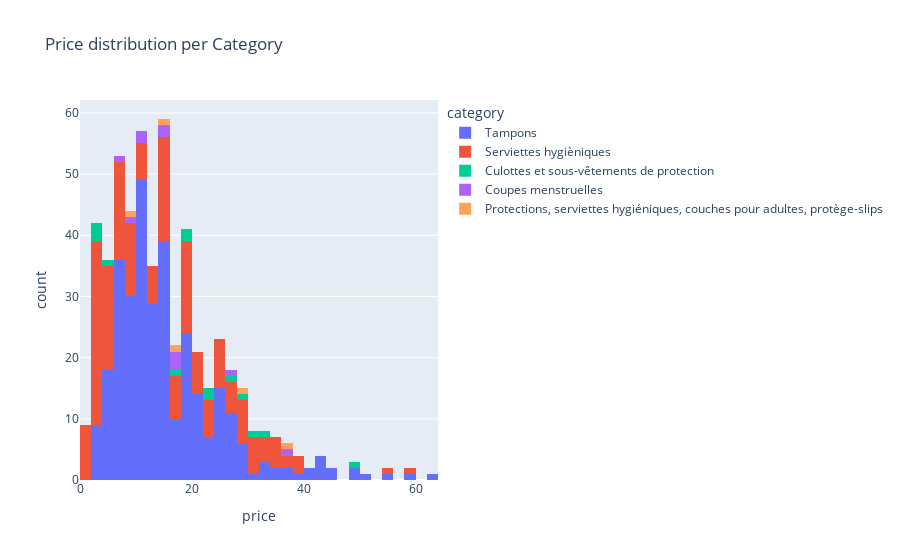

The notebook cell saved with this chart:
### Code cell
fig3 = px.histogram(
    products_right_cats,
    x="price",
    color="category",
    title="Price distribution per Category",
    hover_data=["unities"],
)
fig3.show()

### Figure 1 — Plotly figure (JSON) as saved in the notebook; plotly's stock layout.template omitted (floating-point values rounded to 4 significant figures; data arrays with more than 128 entries replaced by an {"elided": "..."} marker saying what was removed)
{"data": [{"alignmentgroup": "True", "bingroup": "x", "hovertemplate": "category=Tampons<br>price=%{x}<br>count=%{y}<extra></extra>", "legendgroup": "Tampons", "marker": {"color": "#636efa", "pattern": {"shape": ""}}, "name": "Tampons", "offsetgroup": "Tampons", "orientation": "v", "showlegend": true, "type": "histogram", "x": {"elided": "330 float values"}, "xaxis": "x", "yaxis": "y"}, {"alignmentgroup": "True", "bingroup": "x", "hovertemplate": "category=Serviettes hygièniques<br>price=%{x}<br>count=%{y}<extra></extra>", "legendgroup": "Serviettes hygièniques", "marker": {"color": "#EF553B", "pattern": {"shape": ""}}, "name": "Serviettes hygièniques", "offsetgroup": "Serviettes hygièniques", "orientation": "v", "showlegend": true, "type": "histogram", "x": {"elided": "201 float values"}, "xaxis": "x", "yaxis": "y"}, {"alignmentgroup": "True", "bingroup": "x", "hovertemplate": "category=Culottes et sous-vêtements de protection<br>price=%{x}<br>count=%{y}<extra></extra>", "legendgroup": "Culottes et sous-vêtements de protection", "marker": {"color": "#00cc96", "pattern": {"shape": ""}}, "name": "Culottes et sous-vêtements de protection", "offsetgroup": "Culottes et sous-vêtements de protection", "orientation": "v", "showlegend": true, "type": "histogram", "x": [5.98, 3.98, 2.98, 27.99, 19.99, 32.99, 30.9, 22.99, 49.99, 16.9, 29.9, 3.98, 19.9, 22.99], "xaxis": "x", "yaxis": "y"}, {"alignmentgroup": "True", "bingroup": "x", "hovertemplate": "category=Coupes menstruelles<br>price=%{x}<br>count=%{y}<extra></extra>", "legendgroup": "Coupes menstruelles", "marker": {"color": "#ab63fa", "pattern": {"shape": ""}}, "name": "Coupes menstruelles", "offsetgroup": "Coupes menstruelles", "orientation": "v", "showlegend": true, "type": "histogram", "x": [17.9, 37.45, 7.99, 14.59, 27.18, 10.99, 17.39, 17.99, 15.59, 11.99, 9.99], "xaxis": "x", "yaxis": "y"}, {"alignmentgroup": "True", "bingroup": "x", "hovertemplate": "category=Protections, serviettes hygiéniques, couches pour adultes, protège-slips<br>price=%{x}<br>count=%{y}<extra></extra>", "legendgroup": "Protections, serviettes hygiéniques, couches pour adultes, protège-slips", "marker": {"color": "#FFA15A", "pattern": {"shape": ""}}, "name": "Protections, serviettes hygiéniques, couches pour adultes, protège-slips", "offsetgroup": "Protections, serviettes hygiéniques, couches pour adultes, protège-slips", "orientation": "v", "showlegend": true, "type": "histogram", "x": [9.19, 37.35, 28.14, null, 16.14, 14.87], "xaxis": "x", "yaxis": "y"}], "layout": {"barmode": "relative", "legend": {"title": {"text": "category"}, "tracegroupgap": 0}, "title": {"text": "Price distribution per Category"}, "xaxis": {"anchor": "y", "domain": [0, 1], "title": {"text": "price"}}, "yaxis": {"anchor": "x", "domain": [0, 1], "title": {"text": "count"}}}}
